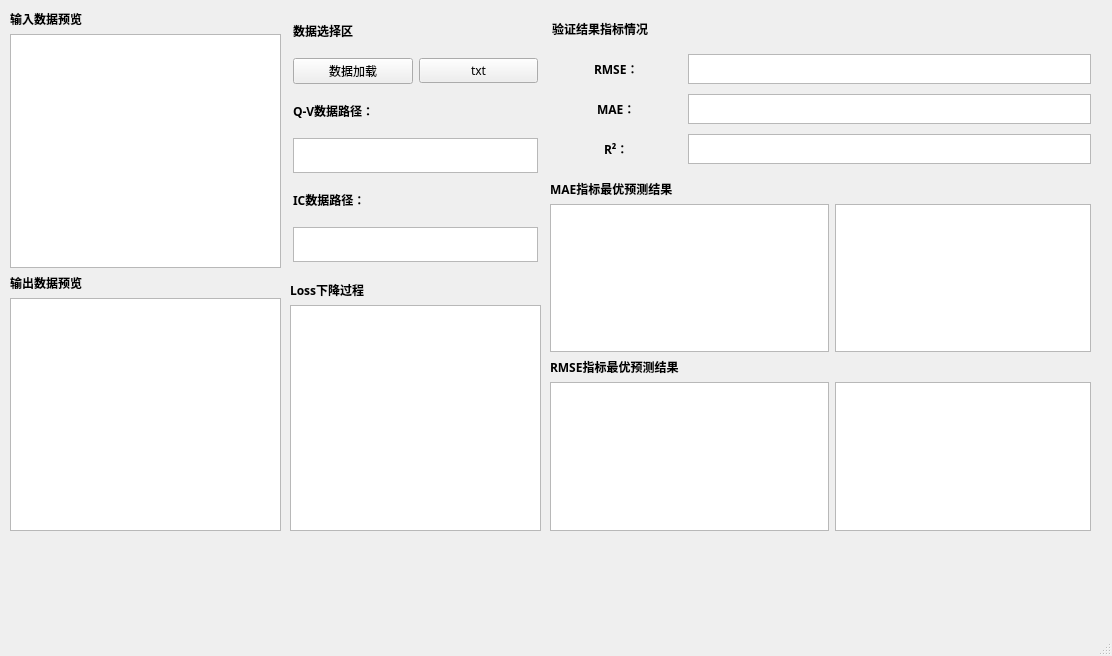
<?xml version="1.0" encoding="UTF-8"?>
<ui version="4.0">
 <class>MainWindow</class>
 <widget class="QMainWindow" name="MainWindow">
  <property name="geometry">
   <rect>
    <x>0</x>
    <y>0</y>
    <width>1112</width>
    <height>656</height>
   </rect>
  </property>
  <property name="windowTitle">
   <string>MainWindow</string>
  </property>
  <widget class="QWidget" name="centralwidget">
   <widget class="QWidget" name="gridLayoutWidget">
    <property name="geometry">
     <rect>
      <x>10</x>
      <y>10</y>
      <width>271</width>
      <height>521</height>
     </rect>
    </property>
    <property name="font">
     <font>
      <family>微软雅黑</family>
     </font>
    </property>
    <layout class="QGridLayout" name="gridLayout">
     <item row="1" column="0">
      <widget class="QGraphicsView" name="graphicsView">
       <property name="font">
        <font>
         <family>微软雅黑</family>
        </font>
       </property>
      </widget>
     </item>
     <item row="3" column="0">
      <widget class="QGraphicsView" name="graphicsView_2">
       <property name="font">
        <font>
         <family>微软雅黑</family>
        </font>
       </property>
      </widget>
     </item>
     <item row="0" column="0">
      <widget class="FluentLabelBase" name="label_4">
       <property name="font">
        <font>
         <family>微软雅黑</family>
         <bold>true</bold>
        </font>
       </property>
       <property name="text">
        <string>输入数据预览</string>
       </property>
       <property name="margin">
        <number>2</number>
       </property>
      </widget>
     </item>
     <item row="2" column="0">
      <widget class="FluentLabelBase" name="label_5">
       <property name="font">
        <font>
         <family>微软雅黑</family>
         <bold>true</bold>
        </font>
       </property>
       <property name="text">
        <string>输出数据预览</string>
       </property>
       <property name="margin">
        <number>2</number>
       </property>
      </widget>
     </item>
    </layout>
   </widget>
   <widget class="QWidget" name="gridLayoutWidget_2">
    <property name="geometry">
     <rect>
      <x>290</x>
      <y>10</y>
      <width>249</width>
      <height>261</height>
     </rect>
    </property>
    <property name="font">
     <font>
      <family>微软雅黑</family>
     </font>
    </property>
    <layout class="QGridLayout" name="gridLayout_3">
     <property name="leftMargin">
      <number>3</number>
     </property>
     <property name="rightMargin">
      <number>1</number>
     </property>
     <item row="5" column="0" colspan="2">
      <widget class="FluentLabelBase" name="label_3">
       <property name="sizePolicy">
        <sizepolicy hsizetype="Preferred" vsizetype="Minimum">
         <horstretch>19</horstretch>
         <verstretch>0</verstretch>
        </sizepolicy>
       </property>
       <property name="maximumSize">
        <size>
         <width>16777215</width>
         <height>30</height>
        </size>
       </property>
       <property name="font">
        <font>
         <family>微软雅黑</family>
         <bold>true</bold>
        </font>
       </property>
       <property name="text">
        <string>IC数据路径：</string>
       </property>
       <property name="margin">
        <number>1</number>
       </property>
      </widget>
     </item>
     <item row="0" column="0" colspan="2">
      <widget class="FluentLabelBase" name="label">
       <property name="sizePolicy">
        <sizepolicy hsizetype="Fixed" vsizetype="Minimum">
         <horstretch>19</horstretch>
         <verstretch>0</verstretch>
        </sizepolicy>
       </property>
       <property name="maximumSize">
        <size>
         <width>200000</width>
         <height>30</height>
        </size>
       </property>
       <property name="font">
        <font>
         <family>微软雅黑</family>
         <bold>true</bold>
        </font>
       </property>
       <property name="text">
        <string>数据选择区</string>
       </property>
       <property name="margin">
        <number>1</number>
       </property>
      </widget>
     </item>
     <item row="3" column="0" colspan="2">
      <widget class="FluentLabelBase" name="label_2">
       <property name="sizePolicy">
        <sizepolicy hsizetype="Preferred" vsizetype="Minimum">
         <horstretch>19</horstretch>
         <verstretch>0</verstretch>
        </sizepolicy>
       </property>
       <property name="maximumSize">
        <size>
         <width>16777215</width>
         <height>30</height>
        </size>
       </property>
       <property name="font">
        <font>
         <family>微软雅黑</family>
         <bold>true</bold>
        </font>
       </property>
       <property name="text">
        <string>Q-V数据路径：</string>
       </property>
       <property name="margin">
        <number>1</number>
       </property>
      </widget>
     </item>
     <item row="1" column="0">
      <widget class="PushButton" name="pushButton">
       <property name="sizePolicy">
        <sizepolicy hsizetype="Preferred" vsizetype="Fixed">
         <horstretch>0</horstretch>
         <verstretch>0</verstretch>
        </sizepolicy>
       </property>
       <property name="font">
        <font>
         <family>Segoe UI</family>
        </font>
       </property>
       <property name="text">
        <string>数据加载</string>
       </property>
       <property name="openFileDialog" stdset="0">
        <string/>
       </property>
      </widget>
     </item>
     <item row="4" column="0" colspan="2">
      <widget class="QTextBrowser" name="textBrowser">
       <property name="sizePolicy">
        <sizepolicy hsizetype="Expanding" vsizetype="Preferred">
         <horstretch>0</horstretch>
         <verstretch>0</verstretch>
        </sizepolicy>
       </property>
       <property name="maximumSize">
        <size>
         <width>16777215</width>
         <height>35</height>
        </size>
       </property>
      </widget>
     </item>
     <item row="6" column="0" colspan="2">
      <widget class="QTextBrowser" name="textBrowser_2">
       <property name="sizePolicy">
        <sizepolicy hsizetype="Expanding" vsizetype="Preferred">
         <horstretch>0</horstretch>
         <verstretch>0</verstretch>
        </sizepolicy>
       </property>
       <property name="maximumSize">
        <size>
         <width>16777215</width>
         <height>35</height>
        </size>
       </property>
      </widget>
     </item>
     <item row="1" column="1">
      <widget class="ComboBox" name="ComboBox">
       <property name="text">
        <string>txt</string>
       </property>
      </widget>
     </item>
    </layout>
   </widget>
   <widget class="QWidget" name="gridLayoutWidget_3">
    <property name="geometry">
     <rect>
      <x>290</x>
      <y>280</y>
      <width>251</width>
      <height>251</height>
     </rect>
    </property>
    <layout class="QGridLayout" name="gridLayout_4">
     <item row="0" column="0">
      <widget class="FluentLabelBase" name="label_7">
       <property name="sizePolicy">
        <sizepolicy hsizetype="Preferred" vsizetype="Minimum">
         <horstretch>19</horstretch>
         <verstretch>0</verstretch>
        </sizepolicy>
       </property>
       <property name="maximumSize">
        <size>
         <width>16777215</width>
         <height>30</height>
        </size>
       </property>
       <property name="font">
        <font>
         <family>微软雅黑</family>
         <bold>true</bold>
        </font>
       </property>
       <property name="text">
        <string>Loss下降过程</string>
       </property>
       <property name="margin">
        <number>1</number>
       </property>
      </widget>
     </item>
     <item row="1" column="0">
      <widget class="QGraphicsView" name="graphicsView_3">
       <property name="sizePolicy">
        <sizepolicy hsizetype="Expanding" vsizetype="Preferred">
         <horstretch>0</horstretch>
         <verstretch>5</verstretch>
        </sizepolicy>
       </property>
       <property name="maximumSize">
        <size>
         <width>16777215</width>
         <height>226</height>
        </size>
       </property>
      </widget>
     </item>
    </layout>
   </widget>
   <widget class="QWidget" name="gridLayoutWidget_4">
    <property name="geometry">
     <rect>
      <x>550</x>
      <y>10</y>
      <width>541</width>
      <height>161</height>
     </rect>
    </property>
    <layout class="QGridLayout" name="gridLayout_2">
     <property name="leftMargin">
      <number>2</number>
     </property>
     <item row="2" column="0" alignment="Qt::AlignHCenter">
      <widget class="FluentLabelBase" name="label_8">
       <property name="sizePolicy">
        <sizepolicy hsizetype="Fixed" vsizetype="Minimum">
         <horstretch>19</horstretch>
         <verstretch>0</verstretch>
        </sizepolicy>
       </property>
       <property name="maximumSize">
        <size>
         <width>60</width>
         <height>30</height>
        </size>
       </property>
       <property name="font">
        <font>
         <family>微软雅黑</family>
         <bold>true</bold>
        </font>
       </property>
       <property name="text">
        <string>MAE：</string>
       </property>
       <property name="margin">
        <number>1</number>
       </property>
      </widget>
     </item>
     <item row="1" column="0" alignment="Qt::AlignHCenter">
      <widget class="FluentLabelBase" name="label_9">
       <property name="sizePolicy">
        <sizepolicy hsizetype="Fixed" vsizetype="Minimum">
         <horstretch>19</horstretch>
         <verstretch>0</verstretch>
        </sizepolicy>
       </property>
       <property name="maximumSize">
        <size>
         <width>60</width>
         <height>30</height>
        </size>
       </property>
       <property name="font">
        <font>
         <family>微软雅黑</family>
         <bold>true</bold>
        </font>
       </property>
       <property name="text">
        <string>RMSE：</string>
       </property>
       <property name="margin">
        <number>1</number>
       </property>
      </widget>
     </item>
     <item row="0" column="0">
      <widget class="FluentLabelBase" name="label_6">
       <property name="sizePolicy">
        <sizepolicy hsizetype="Preferred" vsizetype="Minimum">
         <horstretch>19</horstretch>
         <verstretch>0</verstretch>
        </sizepolicy>
       </property>
       <property name="maximumSize">
        <size>
         <width>130</width>
         <height>30</height>
        </size>
       </property>
       <property name="font">
        <font>
         <family>微软雅黑</family>
         <bold>true</bold>
        </font>
       </property>
       <property name="text">
        <string>验证结果指标情况</string>
       </property>
       <property name="margin">
        <number>1</number>
       </property>
      </widget>
     </item>
     <item row="3" column="0" alignment="Qt::AlignHCenter">
      <widget class="FluentLabelBase" name="label_10">
       <property name="sizePolicy">
        <sizepolicy hsizetype="Fixed" vsizetype="Minimum">
         <horstretch>19</horstretch>
         <verstretch>0</verstretch>
        </sizepolicy>
       </property>
       <property name="maximumSize">
        <size>
         <width>60</width>
         <height>30</height>
        </size>
       </property>
       <property name="font">
        <font>
         <family>微软雅黑</family>
         <bold>true</bold>
        </font>
       </property>
       <property name="text">
        <string>R²：</string>
       </property>
       <property name="margin">
        <number>1</number>
       </property>
      </widget>
     </item>
     <item row="3" column="1">
      <widget class="QTextBrowser" name="textBrowser_4">
       <property name="sizePolicy">
        <sizepolicy hsizetype="Expanding" vsizetype="Maximum">
         <horstretch>0</horstretch>
         <verstretch>0</verstretch>
        </sizepolicy>
       </property>
       <property name="maximumSize">
        <size>
         <width>16777215</width>
         <height>30</height>
        </size>
       </property>
      </widget>
     </item>
     <item row="1" column="1">
      <widget class="QTextBrowser" name="textBrowser">
       <property name="sizePolicy">
        <sizepolicy hsizetype="Expanding" vsizetype="Maximum">
         <horstretch>0</horstretch>
         <verstretch>0</verstretch>
        </sizepolicy>
       </property>
       <property name="maximumSize">
        <size>
         <width>16777215</width>
         <height>30</height>
        </size>
       </property>
      </widget>
     </item>
     <item row="2" column="1">
      <widget class="QTextBrowser" name="textBrowser_3">
       <property name="sizePolicy">
        <sizepolicy hsizetype="Expanding" vsizetype="Maximum">
         <horstretch>0</horstretch>
         <verstretch>0</verstretch>
        </sizepolicy>
       </property>
       <property name="maximumSize">
        <size>
         <width>16777215</width>
         <height>30</height>
        </size>
       </property>
      </widget>
     </item>
    </layout>
   </widget>
   <widget class="QWidget" name="gridLayoutWidget_5">
    <property name="geometry">
     <rect>
      <x>550</x>
      <y>180</y>
      <width>541</width>
      <height>351</height>
     </rect>
    </property>
    <layout class="QGridLayout" name="gridLayout_5">
     <item row="1" column="1">
      <widget class="QGraphicsView" name="graphicsView_5">
       <property name="sizePolicy">
        <sizepolicy hsizetype="Preferred" vsizetype="Preferred">
         <horstretch>0</horstretch>
         <verstretch>0</verstretch>
        </sizepolicy>
       </property>
      </widget>
     </item>
     <item row="1" column="0">
      <widget class="QGraphicsView" name="graphicsView_4">
       <property name="sizePolicy">
        <sizepolicy hsizetype="Preferred" vsizetype="Preferred">
         <horstretch>0</horstretch>
         <verstretch>0</verstretch>
        </sizepolicy>
       </property>
      </widget>
     </item>
     <item row="2" column="0">
      <widget class="QLabel" name="label_13">
       <property name="sizePolicy">
        <sizepolicy hsizetype="Fixed" vsizetype="Minimum">
         <horstretch>19</horstretch>
         <verstretch>0</verstretch>
        </sizepolicy>
       </property>
       <property name="maximumSize">
        <size>
         <width>200000</width>
         <height>30</height>
        </size>
       </property>
       <property name="font">
        <font>
         <family>微软雅黑</family>
         <bold>true</bold>
        </font>
       </property>
       <property name="text">
        <string>RMSE指标最优预测结果</string>
       </property>
       <property name="margin">
        <number>1</number>
       </property>
      </widget>
     </item>
     <item row="0" column="0">
      <widget class="FluentLabelBase" name="label_11">
       <property name="sizePolicy">
        <sizepolicy hsizetype="Fixed" vsizetype="Minimum">
         <horstretch>19</horstretch>
         <verstretch>0</verstretch>
        </sizepolicy>
       </property>
       <property name="maximumSize">
        <size>
         <width>200000</width>
         <height>30</height>
        </size>
       </property>
       <property name="font">
        <font>
         <family>微软雅黑</family>
         <bold>true</bold>
        </font>
       </property>
       <property name="text">
        <string>MAE指标最优预测结果</string>
       </property>
       <property name="margin">
        <number>1</number>
       </property>
      </widget>
     </item>
     <item row="3" column="0">
      <widget class="QGraphicsView" name="graphicsView_6">
       <property name="sizePolicy">
        <sizepolicy hsizetype="Preferred" vsizetype="Preferred">
         <horstretch>0</horstretch>
         <verstretch>0</verstretch>
        </sizepolicy>
       </property>
      </widget>
     </item>
     <item row="3" column="1">
      <widget class="QGraphicsView" name="graphicsView_7">
       <property name="sizePolicy">
        <sizepolicy hsizetype="Preferred" vsizetype="Preferred">
         <horstretch>0</horstretch>
         <verstretch>0</verstretch>
        </sizepolicy>
       </property>
      </widget>
     </item>
    </layout>
   </widget>
  </widget>
  <widget class="QMenuBar" name="menubar">
   <property name="geometry">
    <rect>
     <x>0</x>
     <y>0</y>
     <width>1112</width>
     <height>22</height>
    </rect>
   </property>
  </widget>
  <widget class="QStatusBar" name="statusbar"/>
 </widget>
 <customwidgets>
  <customwidget>
   <class>ComboBox</class>
   <extends>QPushButton</extends>
   <header>qfluentwidgets</header>
  </customwidget>
  <customwidget>
   <class>PushButton</class>
   <extends>QPushButton</extends>
   <header>qfluentwidgets</header>
  </customwidget>
  <customwidget>
   <class>FluentLabelBase</class>
   <extends>QLabel</extends>
   <header>qfluentwidgets</header>
  </customwidget>
 </customwidgets>
 <resources/>
 <connections>
  <connection>
   <sender>pushButton</sender>
   <signal>clicked()</signal>
   <receiver>MainWindow</receiver>
   <slot>choosefile()</slot>
   <hints>
    <hint type="sourcelabel">
     <x>383</x>
     <y>97</y>
    </hint>
    <hint type="destinationlabel">
     <x>594</x>
     <y>61</y>
    </hint>
   </hints>
  </connection>
 </connections>
 <slots>
  <slot>choosefile()</slot>
 </slots>
</ui>
